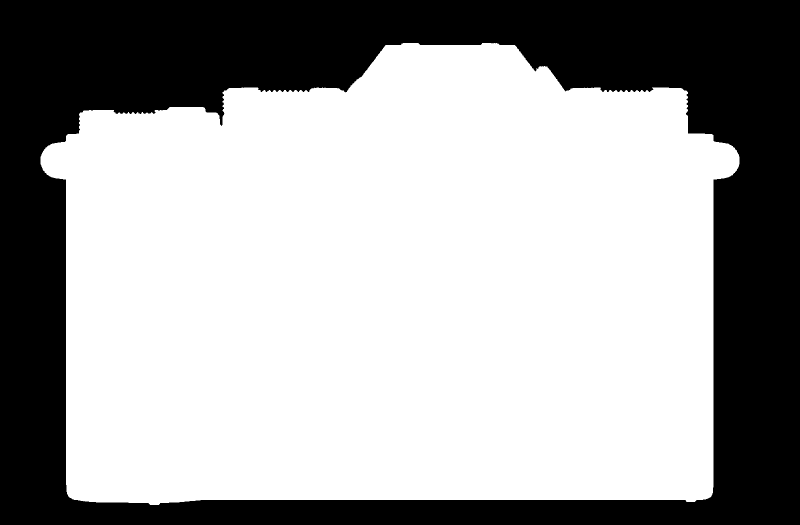
#> input picture tests/w-c13/ref-masks/mask_front.png, 1600 x 1050 px (shown at 1/2 size)
$ python -i make_masks.py   (imports and definitions only)
#> lines starting #> are read from the running program, lines starting #| are printed output that depends on the picture; after the words box and inside, x2 and y2 are one past the last pixel; in counts of white or black regions, pixels touching at a corner belong together
#> further down, picture is the input picture: PIL image 1600x1050 L; 64.4% white; 1 black region, box (x1, y1, x2, y2) and area: (0, 0, 1600, 1050) 597680
"""Reference silhouette masks for the X-T5 fidelity gate (W-C13 m2, issue #16: IoU >= 0.95 front, top and side).

Provenance script, run once on the reference host (system Python with numpy, scipy and Pillow); CI only reads its
output. The source images are the official 2000 px silver X-T5 renders of the reference pack (portfolio-assets/xt5/
refs/raw, URLs in assets-src/3d/camera_xt/data/references.json); they are never committed (D-011 brief).

  python tests/w-c13/ref-masks/make_masks.py [<portfolio-assets/xt5 dir>]

For each view: threshold the white background away (any channel < 236), close, fill holes, keep the blobs bigger
than 0.2 % of the largest (the strap lugs can be separate), then resample into a fixed millimetre frame at 10 px/mm
through the view's calibration (refs/ortho/calibration.json, '<view>_silver2k': px -> mm, registered to the run-1
frame with IoU 0.995-0.9996). Writes mask_<view>.png (white = camera) and masks.json (frames, axes, sources).
Frame: refs mm, +X camera left, +Y up, +Z out of the lens; X = 0 lens axis, Y = 0 base, Z = 0 sensor plane.
Column c covers h in [h0 + c / ppm, h0 + (c + 1) / ppm); row r covers v in [v1 - (r + 1) / ppm, v1 - r / ppm).
"""
import json
import os
import sys

import numpy as np
from PIL import Image
from scipy import ndimage

HERE = os.path.dirname(os.path.abspath(__file__))
ASSETS = sys.argv[1] if len(sys.argv) > 1 else os.path.join(os.path.expanduser("~"), "Documents", "GitHub",
                                                             "portfolio-assets", "xt5")
# [3 lines not run here, left out]
PPM = 10.0
# view: (h axis, v axis, (h0, h1), (v0, v1)) in mm; the lens is not on these bodies (official body-only renders)
FRAMES = {
    "front": ("X", "Y", (-90.0, 70.0), (-5.0, 100.0)),
    "top": ("X", "Z", (-90.0, 70.0), (-45.0, 35.0)),
    "left": ("Z", "Y", (-45.0, 35.0), (-5.0, 100.0)),
    "right": ("Z", "Y", (-45.0, 35.0), (-5.0, 100.0)),
}


def mask_of(img):
    a = np.asarray(img.convert("RGB")).astype(np.int16)
    m = a.min(axis=2) < 236
    m = ndimage.binary_closing(m, iterations=2)
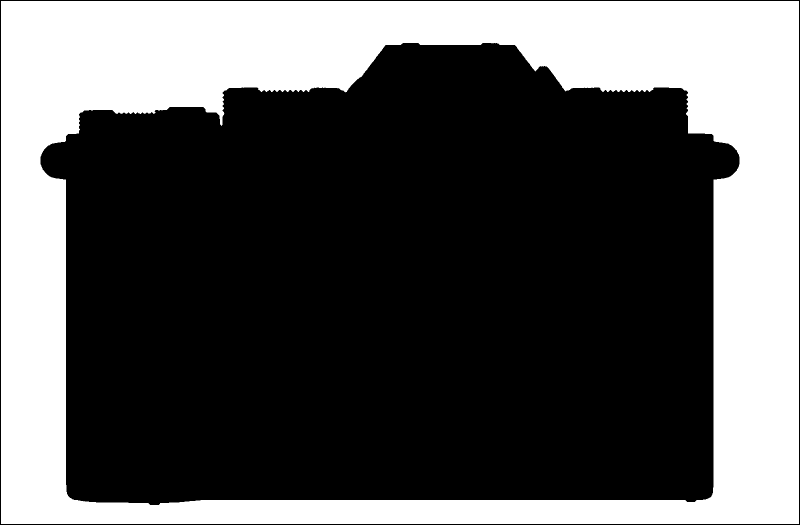
#> m: shape (1050, 1600) bool (shown at 1/2 size); 35% white; 1 white region, box (x1, y1, x2, y2) and area: (2, 2, 1598, 1048) 587222
    m = ndimage.binary_fill_holes(m)
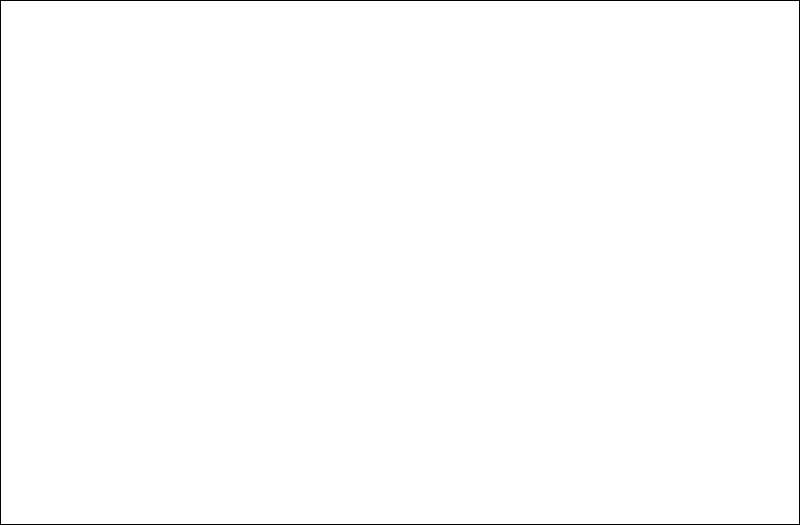
#> m: shape (1050, 1600) bool (shown at 1/2 size); 99.4% white; 1 black region, box (x1, y1, x2, y2) and area: (0, 0, 1600, 1050) 10584
    lab, n = ndimage.label(m)
#> n = 1
    if n > 1:
        sizes = ndimage.sum(m, lab, range(1, n + 1))
        m = np.isin(lab, [i + 1 for i, s in enumerate(sizes) if s > 0.002 * sizes.max()])
    return m


def resample(c, frame, m):
    _, _, (h0, h1), (v0, v1) = frame
    W, H = int((h1 - h0) * PPM), int((v1 - v0) * PPM)
    hh = h0 + (np.arange(W) + 0.5) / PPM
    vv = v1 - (np.arange(H) + 0.5) / PPM
    px = c["px0"] + (hh - c["h0"]) / c["hs"]
    py = c["py0"] + (vv - c["v0"]) / c["vs"]
    PX, PY = np.meshgrid(np.round(px).astype(int), np.round(py).astype(int))
    ok = (PX >= 0) & (PX < m.shape[1]) & (PY >= 0) & (PY < m.shape[0])
    out = np.zeros((H, W), bool)
    out[ok] = m[PY[ok], PX[ok]]
    return out


def main():
    urls = {d["file"]: d["url"] for d in REFS["downloads"]}
    out = {"ppm": PPM, "frame": "refs mm: +X camera left, +Y up, +Z out of the lens; X=0 lens axis, Y=0 base, Z=0 sensor",
           "rows": "row 0 is the frame's top (v1)", "views": {}}
    for view, frame in FRAMES.items():
        c = CAL[f"{view}_silver2k"]
        assert (c["h"], c["v"]) == frame[:2], (view, c["h"], c["v"])
        m = resample(c, frame, mask_of(Image.open(os.path.join(ASSETS, "refs", "raw", c["img"]))))
        Image.fromarray((m * 255).astype(np.uint8)).save(os.path.join(HERE, f"mask_{view}.png"), optimize=True)
        out["views"][view] = {"h": frame[0], "v": frame[1], "hRange": frame[2], "vRange": frame[3],
                              "size": [m.shape[1], m.shape[0]], "pixels": int(m.sum()), "source": c["img"],
                              "sourceUrl": urls.get(c["img"]), "calibration": f"{view}_silver2k"}
        print(view, m.shape, int(m.sum()))
    json.dump(out, open(os.path.join(HERE, "masks.json"), "w"), indent=1)


# [2 lines not run here, left out]

>>> from PIL import Image
>>> picture = Image.open('mask_front.png')
>>> result = mask_of(picture)
